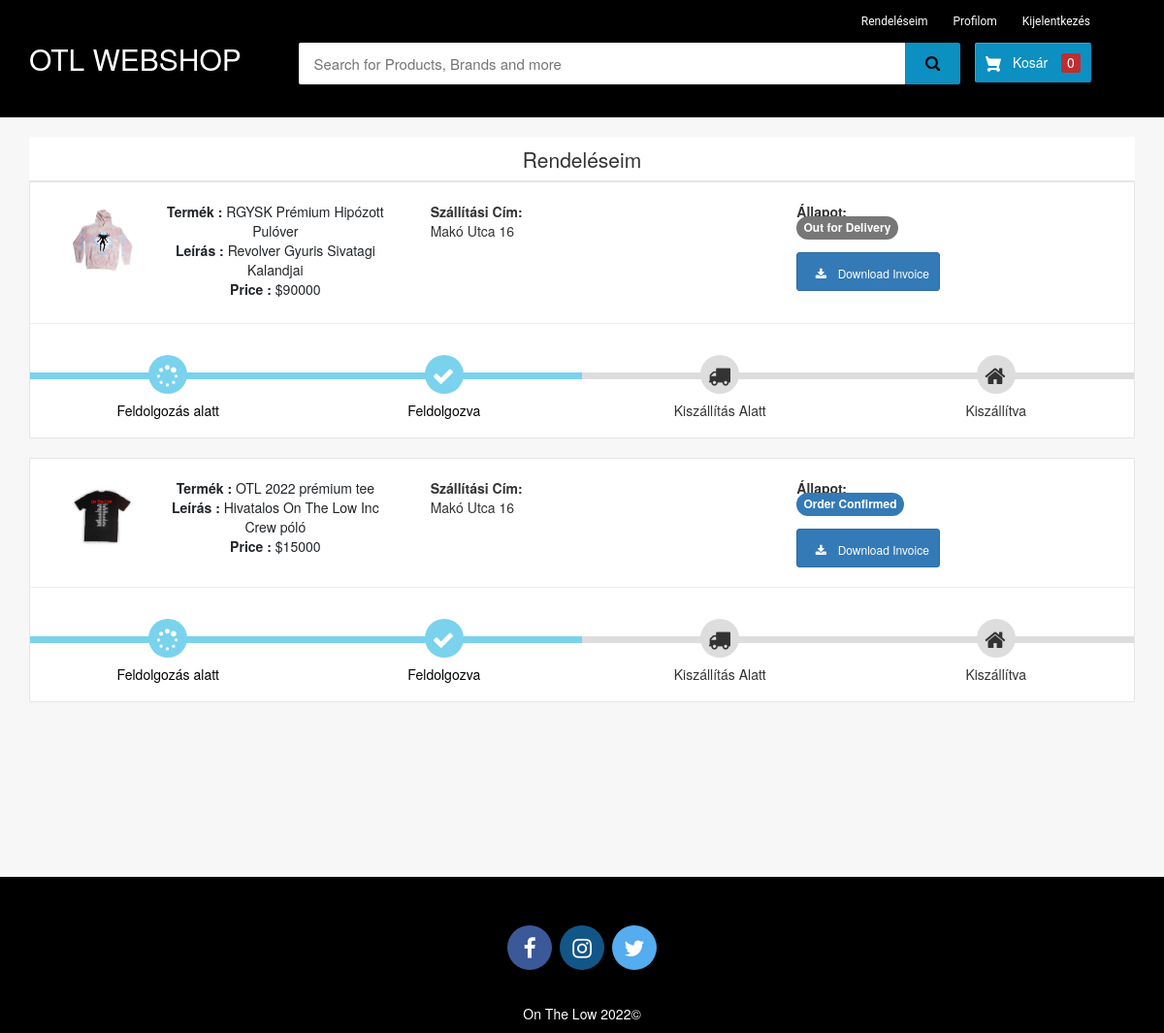
Screenshot of /my-order (signed in) with the database file from the repository.
### ecom/models.py (models this page shows, shortened)
class Product(models.Model):
    name=models.CharField(max_length=40)
    product_image= models.ImageField(upload_to='product_image/',null=True,blank=True)
    price = models.PositiveIntegerField()
    description=models.CharField(max_length=40)

class Orders(models.Model):
    STATUS =(
        ('Pending','Pending'),
        ('Order Confirmed','Order Confirmed'),
        ('Out for Delivery','Out for Delivery'),
        ('Delivered','Delivered'),
    )
    customer=models.ForeignKey('Customer', on_delete=models.CASCADE,null=True)
    product=models.ForeignKey('Product',on_delete=models.CASCADE,null=True)
    email = models.CharField(max_length=50,null=True)
    address = models.CharField(max_length=500,null=True)
    mobile = models.CharField(max_length=20,null=True)
    order_date= models.DateField(auto_now_add=True,null=True)
    status=models.CharField(max_length=50,null=True,choices=STATUS)

### ecom/views.py (the view)
# urls.py: path('my-order', views.my_order_view,name='my-order'),
@login_required(login_url='customerlogin')
@user_passes_test(is_customer)
def my_order_view(request):
    customer=models.Customer.objects.get(user_id=request.user.id)
    orders=models.Orders.objects.all().filter(customer_id = customer)
    ordered_products=[]
    for order in orders:
        ordered_product=models.Product.objects.all().filter(id=order.product.id)
        ordered_products.append(ordered_product)
    return render(request,'ecom/my_order.html',{'data':zip(ordered_products,orders)})

### ecom/views.py (called while the page is built)
def is_customer(user):
    return user.groups.filter(name='CUSTOMER').exists()

### templates/ecom/my_order.html (shortened to what this page needs)
{% extends 'ecom/customer_base.html' %} {% load static %} {% block content %}
<br>
<div class="container">
    <header class="card-header" style="text-align:center; font-size: 21px"> Rendeléseim </header>
    {% for products,order in data %}
    <article class="card">
        <div class="card-body">
            <ul class="row" style="margin-left:20px;margin-top:20px;">
                <li class="col-md-4">
                    <figure class="itemside mb-3">
                        {%for product in products%}
                        <div class="aside"><img src="{% static product.product_image.url %}" class="img-sm border"></div>
                        <figcaption class="info align-self-center">
                            <p class="title"><strong>Termék : </strong>{{product.name}} <br> <strong>Leírás : </strong>{{product.description}} <br> <strong>Price : </strong>${{product.price}}</p>
                        </figcaption>
                    </figure>
                </li>
                <li class="col-md-4">
                    <div class="col"> <strong>Szállítási Cím:</strong> <br> {{order.address}}</div>
                </li>
                <li class="col-md-4">
                    <div class="col"> <strong>Állapot:</strong> <br> {% if order.status == 'Pending'%}
                        <td> <span class="label label-info" style="font-size: 12px; border-radius: 30px;">{{order.status}}</span></td>
                        {% elif order.status == 'Delivered' %}
                        <td> <span class="label label-success" style="font-size: 12px; border-radius: 30px;">{{order.status}}</span></td>
                        {% elif order.status == 'Out for Delivery' %}
                        <td> <span class="label label-default" style="font-size: 12px; border-radius: 30px;">{{order.status}}</span></td>
                        {%else%}
                        <td> <span class="label label-primary" style="font-size: 12px; border-radius: 30px;">{{order.status}}</span></td>
                        {%endif%}
                    </div> <br>
                    <a class="btn btn-primary btn-sm rounded-0" style="text-decoration:none;" href="{% url 'download-invoice' order.id product.id  %}" target="_blank"><i class="fa fa-download " style="font-size: 12px;height:auto"></i> Download Invoice</a>
                </li>
                {%endfor%}
            </ul>
            <hr>
            <div class="track">
                {%if order.status == 'Pending' %}
                <div class="step active"> <span class="icon"> <i style="padding-top:.2em; padding-right:.5em;" class="fa fa-spinner"></i> </span> <span class="text">Feldolgozás alatt</span> </div>
                <div class="step "> <span class="icon"> <i style="padding-top:.2em; padding-right:.5em;" class="fa fa-check"></i> </span> <span class="text"> Feldolgozva</span> </div>
                <div class="step "> <span class="icon"> <i style="padding-top:.2em; padding-right:.5em;" class="fa fa-truck"></i> </span> <span class="text">Kiszállítás Alatt </span> </div>
                <div class="step "> <span class="icon"> <i style="padding-top:.2em; padding-right:.5em;" class="fa fa-home"></i> </span> <span class="text">Kiszállítva</span> </div>
                {%elif order.status == 'Order Confirmed' %}
                <div class="step active"> <span class="icon"> <i style="padding-top:.2em; padding-right:.5em;" class="fa fa-spinner"></i> </span> <span class="text">Feldolgozás alatt</span> </div>
                <div class="step active"> <span class="icon"> <i style="padding-top:.2em; padding-right:.5em;" class="fa fa-check"></i> </span> <span class="text"> Feldolgozva</span> </div>
                <div class="step "> <span class="icon"> <i style="padding-top:.2em; padding-right:.5em;" class="fa fa-truck"></i> </span> <span class="text"> Kiszállítás Alatt </span> </div>
                <div class="step "> <span class="icon"> <i style="padding-top:.2em; padding-right:.5em;" class="fa fa-home"></i> </span> <span class="text">Kiszállítva</span> </div>
                {%elif order.status == 'Out for Delivery'%}
                <div class="step active"> <span class="icon"> <i style="padding-top:.2em; padding-right:.5em;" class="fa fa-spinner"></i> </span> <span class="text">Feldolgozás alatt</span> </div>
                <div class="step active"> <span class="icon"> <i style="padding-top:.2em; padding-right:.5em;" class="fa fa-check"></i> </span> <span class="text"> Feldolgozva</span> </div>
                <div class="step "> <span class="icon"> <i style="padding-top:.2em; padding-right:.5em;" class="fa fa-truck"></i> </span> <span class="text"> Kiszállítás Alatt </span> </div>
                <div class="step "> <span class="icon"> <i style="padding-top:.2em; padding-right:.5em;" class="fa fa-home"></i> </span> <span class="text">Kiszállítva</span> </div>
                {%endif%}
            </div>
        </div>
    </article><br> {%endfor%}
</div>
<br><br><br><br><br> {% endblock content %}

### templates/ecom/customer_base.html (shortened to what this page needs)
<html>
{% load static %}
<head>
<link rel="stylesheet" href="https://maxcdn.bootstrapcdn.com/bootstrap/3.3.0/css/bootstrap.min.css">
<link rel="stylesheet" href="https://maxcdn.bootstrapcdn.com/font-awesome/4.7.0/css/font-awesome.min.css">
</head>
<body>
<div id="navbar">
    <div class="container">
        <div class="row row1">
            <ul class="largenav pull-right">
                <li class="upper-links"><a class="links" href="/my-order">Rendeléseim</a></li>
                <li class="upper-links"><a class="links" href="/my-profile">Profilom</a></li>
                <li class="upper-links"><a class="links" href="/logout">Kijelentkezés</a></li>
            </ul>
        </div>
        <div class="row row2">
            <div class="col-sm-3">
                <h2 style="margin:0px;"><a style="text-decoration:none; color:white;" href="/"><span class="largenav">OTL WEBSHOP</span></a></h2>
            </div>
            <div class="navbar-search smallsearch col-sm-7 col-xs-11">
              <form  action="/search" method="get">
                <div class="row"> <input class="navbar-input col-xs-11" value="{% if search_text %}{{ search_text }}{% endif %}" type="search" placeholder="Search for Products, Brands and more" name="query" id="query">
                  <button class="navbar-button col-xs-1" type="submit">
                  </button>
                </div>
              </form>
            </div>
            <div class="cart1 largenav col-sm-2"> <a class="cart-button" href="/cart">  Kosár <span class="item-number ">{{ product_count_in_cart }}</span> </a> </div>
        </div>
    </div>
</div>
{% block content %}
{% endblock content %}
<br><br><br>
<footer>
  <br>
  <p>
    <a href="https://www.facebook.com/onthelowinc" class="fa fa-facebook"></a>
    <a href="https://www.instagram.com/otl.inc/" class="fa fa-instagram"></a>
    <a href="https://twitter.com/onthelowinc" class="fa fa-twitter"></a>
  </p>
  <br>
  <div class="container">
    <div class="row">
      <div class="col-md-12 col-sm-12">
        <div style="color:#ffffff;" class="wow fadeInUp footer-copyright">
          <p>On The Low 2022©<br>
        </div>
      </div>
    </div>
  </div>
</footer>
</body>
</html>

### templates/ecom/customer_base.html (style rules this page uses)
body { background-color: #f7f7f7; }
#navbar { background-color: #000000; color: white; }
.row1 { padding-top: 10px; padding-right: 50px }
.row2 { padding-bottom: 20px }
.navbar-input { padding: 11px 16px; border-radius: 2px 0 0 2px; border: 0 none; outline: 0 none; font-size: 15px; color:#000 }
.navbar-button { background-color: #0c8fc1; border: 1px solid #0c8fc1; border-radius: 0 2px 2px 0; color: #ffffff; padding: 10px 0; height: 43px; cursor: pointer; }
.cart-button { background-color: #0c8fc1; box-shadow: 0 4px 4px 0 rgb(0 0 0 / 23%), inset 1px 1px 0 0 hsl(0deg 0% 100% / 20%); padding: 10px 0; text-align: center; height: 41px; border-radius: 2px; font-weight: 500; width: 120px; display: inline-block; color: #FFFFFF; text-decoration: none; color: inherit; border: none; outline: none; }
.cart-svg { display: inline-block; width: 16px; height: 16px; vertical-align: middle; margin-right: 8px }
.item-number { border-radius: 3px; background-color: rgb(207 37 37 / 92%); height: 20px; padding: 3px 6px; font-weight: 500; display: inline-block; color: #fff; line-height: 12px; margin-left: 10px; }
.item-number:empty:after { content:"0" }
.upper-links { display: inline-block; padding: 0 11px; line-height: 23px; font-family: 'Roboto', sans-serif; letter-spacing: 0; color: inherit; border: none; outline: none; font-size: 12px }
.links { color: #fff; text-decoration: none }
.largenav { display: none }
.smallsearch { margin-left: 15px; margin-top: 15px }
footer { padding: 0px 0px 0px 0px; background-color: black; margin: 0px; }
.fa { font-size: 23px; width: 2em; height: 2em; text-align: center; text-decoration: none; margin: 5px 2px; border-radius: 50%; padding-top: 0.5em; }
.fa-facebook { background: #3B5998; color: white; margin-top: 30px; }
.fa-twitter { background: #55ACEE; color: white; }
.fa-instagram { background: #125688; color: white; }
p { text-align: center; }
@media screen and (min-width: 768px) { .largenav { display: block } }
@media screen and (min-width: 768px) { .smallsearch { margin: 0px } }

### templates/ecom/my_order.html (style rules this page uses)
body { background-color: #f7f7f7; }
.container { margin-top: 0px; margin-bottom: 0px }
.card { position: relative; display: -webkit-box; display: -ms-flexbox; display: flex; -webkit-box-orient: vertical; -webkit-box-direction: normal; -ms-flex-direction: column; flex-direction: column; min-width: 0; word-wrap: break-word; background-color: #fff; background-clip: border-box; border: 1px solid rgba(0, 0, 0, 0.1); border-radius: 0.10rem }
.card-header:first-child { border-radius: calc(0.37rem - 1px) calc(0.37rem - 1px) 0 0 }
.card-header { padding: 0.75rem 1.25rem; margin-bottom: 0; background-color: #fff; border-bottom: 1px solid rgba(0, 0, 0, 0.1) }
.track { position: relative; background-color: #ddd; height: 7px; display: -webkit-box; display: -ms-flexbox; display: flex; margin-bottom: 60px; margin-top: 50px }
.track .step { -webkit-box-flex: 1; -ms-flex-positive: 1; flex-grow: 1; width: 25%; margin-top: -18px; text-align: center; position: relative }
.track .step.active:before { background: #7ad2ed }
.track .step::before { height: 7px; position: absolute; content: ""; width: 100%; left: 0; top: 18px }
.track .step.active .icon { background: #7ad2ed; color: #fff }
.track .icon { display: inline-block; width: 40px; height: 40px; line-height: 40px; position: relative; border-radius: 100%; background: #ddd }
.track .step.active .text { font-weight: 400; color: #000 }
.track .text { display: block; margin-top: 7px }
.itemside { position: relative; display: -webkit-box; display: -ms-flexbox; display: flex; width: 100% }
.itemside .aside { position: relative; -ms-flex-negative: 0; flex-shrink: 0 }
.img-sm { width: 80px; height: 80px; padding: 7px }
ul.row, ul.row-sm { list-style: none; padding: 0 }
.itemside .info { padding-left: 15px; padding-right: 7px }
.itemside .title { display: block; margin-bottom: 5px; color: #212529 }
p { margin-top: 0; margin-bottom: 1rem }
.item-number:empty:after { content: "0" }

### rows the page displays
Orders: address "Makó Utca 16", status "Out for Delivery", shows "Feldolgozás alatt"
Product: product_image (picture), name "RGYSK Prémium Hipózott Pulóver", description "Revolver Gyuris Sivatagi Kalandjai", price "90000"
Orders: address "Makó Utca 16", status "Order Confirmed", shows "Feldolgozás alatt"
Product: product_image (picture), name "OTL 2022 prémium tee", description "Hivatalos On The Low Inc Crew póló", price "15000"
